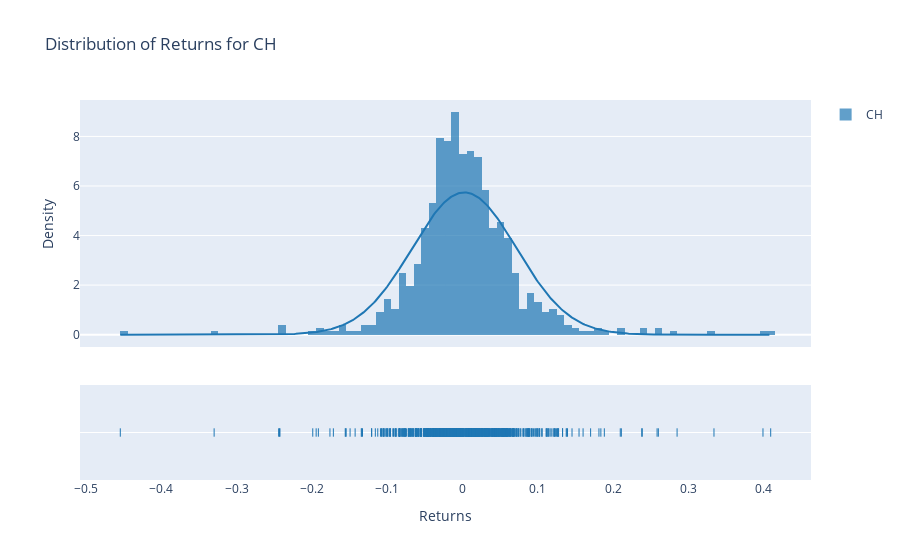
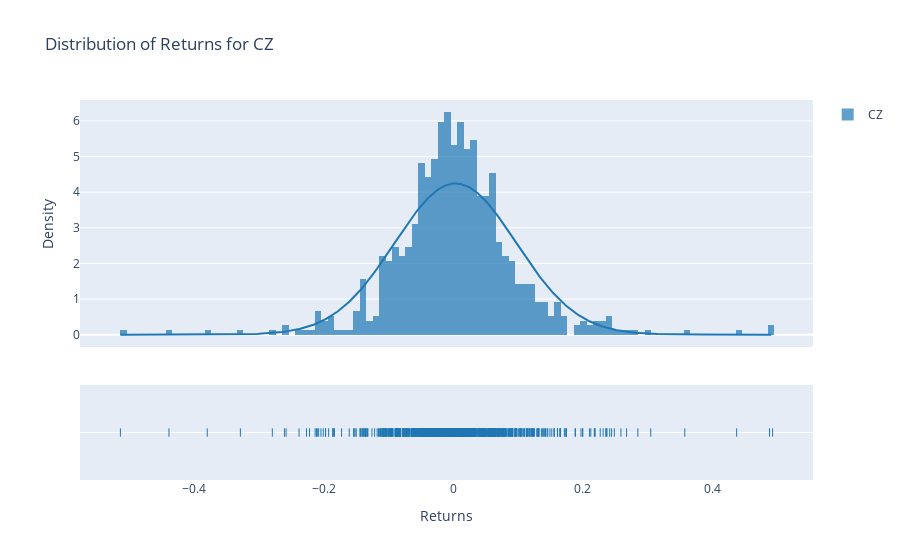

Source (notebook cell) for these figures, in order:
### Markdown cell above
# Distribution of returns

### Code cell
# Assuming `one_day_lag_returns` is your DataFrame
countries = one_day_lag_returns.columns[2:]  # Skip 'Trading Day' column

# Create a plot for each country
for country in countries:
    data = one_day_lag_returns[country].dropna()  # Drop missing values
    
    # Create a normal distribution curve
    mu, std = norm.fit(data)
    x = np.linspace(min(data), max(data), 100)
    p = norm.pdf(x, mu, std)
    
    # Create the distribution plot
    hist_data = [data]
    group_labels = [country]
    
    fig = ff.create_distplot(hist_data, group_labels, bin_size=0.01, curve_type='normal')
    #fig.add_trace(go.Scatter(x=x, y=p, mode='lines', name=f'Normal Fit ({country})'))
    
    fig.update_layout(title=f'Distribution of Returns for {country}', 
                      xaxis_title='Returns', 
                      yaxis_title='Density')
    fig.show()

### Figure 1 — Plotly figure (JSON) as saved in the notebook; plotly's stock layout.template omitted (floating-point values rounded to 4 significant figures; data arrays with more than 128 entries replaced by an {"elided": "..."} marker saying what was removed)
{"data": [{"histnorm": "probability density", "legendgroup": "CH", "marker": {"color": "rgb(31, 119, 180)"}, "name": "CH", "opacity": 0.7, "type": "histogram", "x": {"elided": "769 float values"}, "xaxis": "x", "xbins": {"end": 0.4095, "size": 0.01, "start": -0.4547}, "yaxis": "y"}, {"legendgroup": "CH", "marker": {"color": "rgb(31, 119, 180)"}, "mode": "lines", "name": "CH", "showlegend": false, "type": "scatter", "x": {"elided": "500 float values"}, "xaxis": "x", "y": {"elided": "500 float values"}, "yaxis": "y"}, {"legendgroup": "CH", "marker": {"color": "rgb(31, 119, 180)", "symbol": "line-ns-open"}, "mode": "markers", "name": "CH", "showlegend": false, "type": "scatter", "x": {"elided": "769 float values"}, "xaxis": "x", "y": {"elided": "769 str values"}, "yaxis": "y2"}], "layout": {"autosize": true, "barmode": "overlay", "hovermode": "closest", "legend": {"traceorder": "reversed"}, "title": {"text": "Distribution of Returns for CH"}, "xaxis": {"anchor": "y2", "autorange": true, "domain": [0, 1], "range": [-0.5061, 0.4608], "title": {"text": "Returns"}, "type": "linear", "zeroline": false}, "yaxis": {"anchor": "free", "autorange": true, "domain": [0.35, 1], "position": 0, "range": [-0.4985, 9.471], "title": {"text": "Density"}, "type": "linear"}, "yaxis2": {"anchor": "x", "autorange": true, "domain": [0, 0.25], "dtick": 1, "range": [-1, 1], "showticklabels": false, "type": "category"}}}

### Figure 2 — Plotly figure (JSON) as saved in the notebook; plotly's stock layout.template omitted (floating-point values rounded to 4 significant figures; data arrays with more than 128 entries replaced by an {"elided": "..."} marker saying what was removed)
{"data": [{"histnorm": "probability density", "legendgroup": "CZ", "marker": {"color": "rgb(31, 119, 180)"}, "name": "CZ", "opacity": 0.7, "type": "histogram", "x": {"elided": "769 float values"}, "xaxis": "x", "xbins": {"end": 0.4935, "size": 0.01, "start": -0.5138}, "yaxis": "y"}, {"legendgroup": "CZ", "marker": {"color": "rgb(31, 119, 180)"}, "mode": "lines", "name": "CZ", "showlegend": false, "type": "scatter", "x": {"elided": "500 float values"}, "xaxis": "x", "y": {"elided": "500 float values"}, "yaxis": "y"}, {"legendgroup": "CZ", "marker": {"color": "rgb(31, 119, 180)", "symbol": "line-ns-open"}, "mode": "markers", "name": "CZ", "showlegend": false, "type": "scatter", "x": {"elided": "769 float values"}, "xaxis": "x", "y": {"elided": "769 str values"}, "yaxis": "y2"}], "layout": {"autosize": true, "barmode": "overlay", "hovermode": "closest", "legend": {"traceorder": "reversed"}, "title": {"text": "Distribution of Returns for CZ"}, "xaxis": {"anchor": "y2", "autorange": true, "domain": [0, 1], "range": [-0.5736, 0.5534], "title": {"text": "Returns"}, "type": "linear", "zeroline": false}, "yaxis": {"anchor": "free", "autorange": true, "domain": [0.35, 1], "position": 0, "range": [-0.3468, 6.589], "title": {"text": "Density"}, "type": "linear"}, "yaxis2": {"anchor": "x", "autorange": true, "domain": [0, 0.25], "dtick": 1, "range": [-1, 1], "showticklabels": false, "type": "category"}}}
